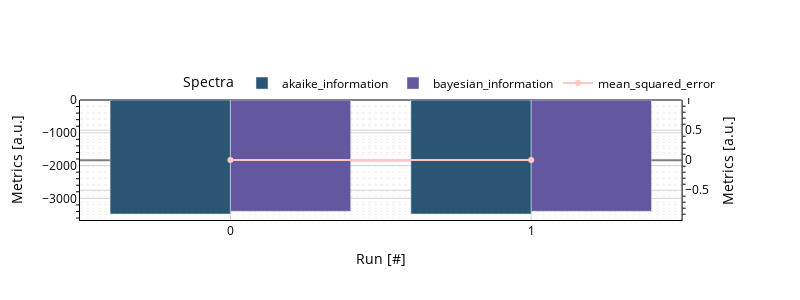

Write notebook code for a chart like this one.
### Markdown cell above
### Showning peak components as a table

For each peak component, the following information can be shown:

### Code cell
spn.solver_model(initial_model=initial_model, show_plot=False, show_peaks=True)

### Figure 1 — Plotly figure (JSON) as saved in the notebook; plotly's stock layout.template omitted (floating-point values rounded to 4 significant figures)
{"data": [{"alignmentgroup": "True", "hovertemplate": "variable=akaike_information<br>index=%{x}<br>value=%{y}<extra></extra>", "legendgroup": "akaike_information", "marker": {"color": "rgb(42, 86, 116)", "pattern": {"shape": ""}}, "name": "akaike_information", "offsetgroup": "akaike_information", "orientation": "v", "showlegend": true, "textposition": "auto", "type": "bar", "x": [0, 1], "xaxis": "x", "y": [-3478.0, -3478.0], "yaxis": "y"}, {"alignmentgroup": "True", "hovertemplate": "variable=bayesian_information<br>index=%{x}<br>value=%{y}<extra></extra>", "legendgroup": "bayesian_information", "marker": {"color": "rgb(99, 88, 159)", "pattern": {"shape": ""}}, "name": "bayesian_information", "offsetgroup": "bayesian_information", "orientation": "v", "showlegend": true, "textposition": "auto", "type": "bar", "x": [0, 1], "xaxis": "x", "y": [-3394.0, -3394.0], "yaxis": "y"}, {"hovertemplate": "variable=mean_squared_error<br>index=%{x}<br>value=%{y}<extra></extra>", "legendgroup": "mean_squared_error", "line": {"color": "rgb(255, 198, 196)", "dash": "solid"}, "marker": {"symbol": "circle"}, "mode": "lines+markers", "name": "mean_squared_error", "orientation": "v", "showlegend": true, "type": "scatter", "x": [0, 1], "xaxis": "x", "y": [0.003169, 0.003169], "yaxis": "y2"}], "layout": {"font": {"color": "black", "family": "Open Sans, monospace", "size": 12}, "height": 300, "legend": {"orientation": "h", "title": {"text": "Spectra"}, "x": 1, "xanchor": "right", "y": 1.02, "yanchor": "bottom"}, "paper_bgcolor": "white", "plot_bgcolor": "white", "showlegend": true, "title": {}, "width": 800, "xaxis": {"anchor": "y", "color": "black", "domain": [0, 0.94], "gridcolor": "lightgrey", "linecolor": "black", "minor": {"griddash": "dot", "showgrid": true, "tickcolor": "black", "ticks": "outside"}, "title": {"text": "Run [#]"}, "type": "category", "zerolinecolor": "grey"}, "yaxis": {"anchor": "x", "color": "black", "domain": [0, 1], "gridcolor": "lightgrey", "linecolor": "black", "minor": {"griddash": "dot", "showgrid": true, "tickcolor": "black", "ticks": "outside"}, "title": {"text": "Metrics [a.u.]"}, "zerolinecolor": "grey"}, "yaxis2": {"anchor": "x", "color": "black", "gridcolor": "lightgrey", "linecolor": "black", "minor": {"griddash": "dot", "showgrid": true, "tickcolor": "black", "ticks": "outside"}, "overlaying": "y", "side": "right", "title": {"text": "Metrics [a.u.]"}, "zerolinecolor": "grey"}}}
